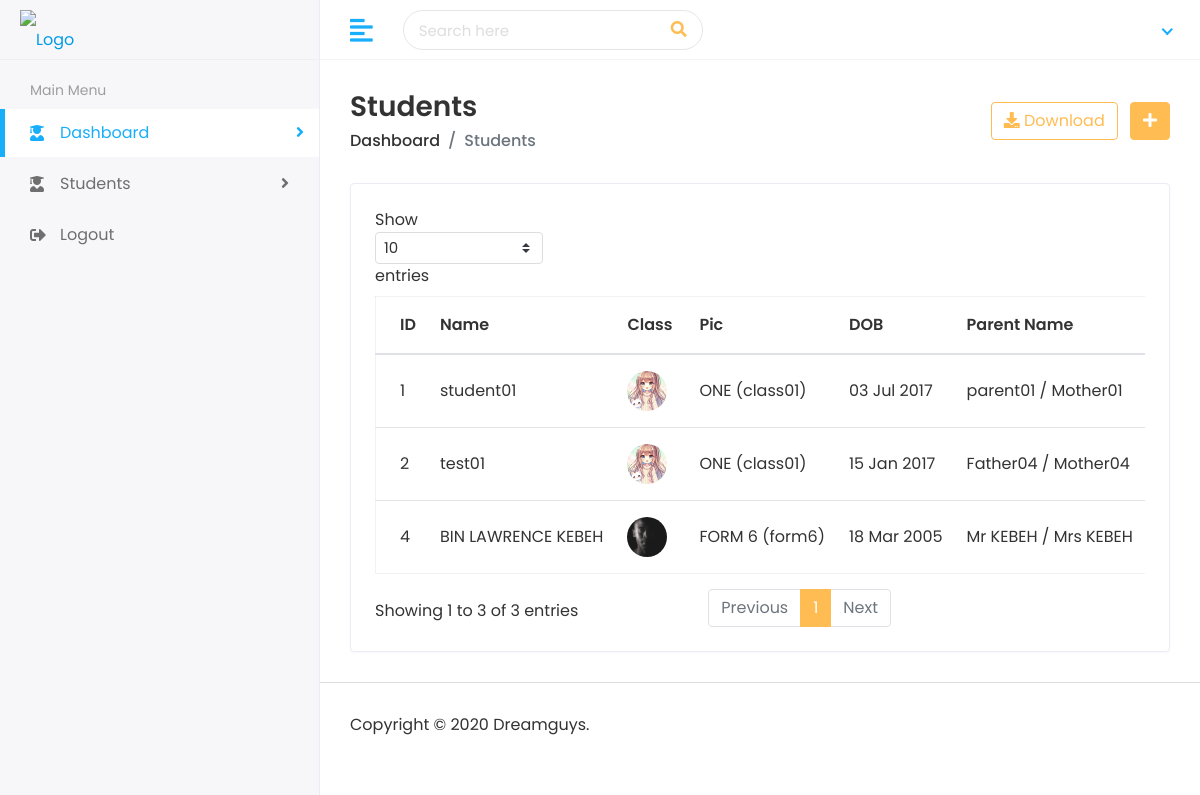
/students/, run on an earlier commit of the app's database.
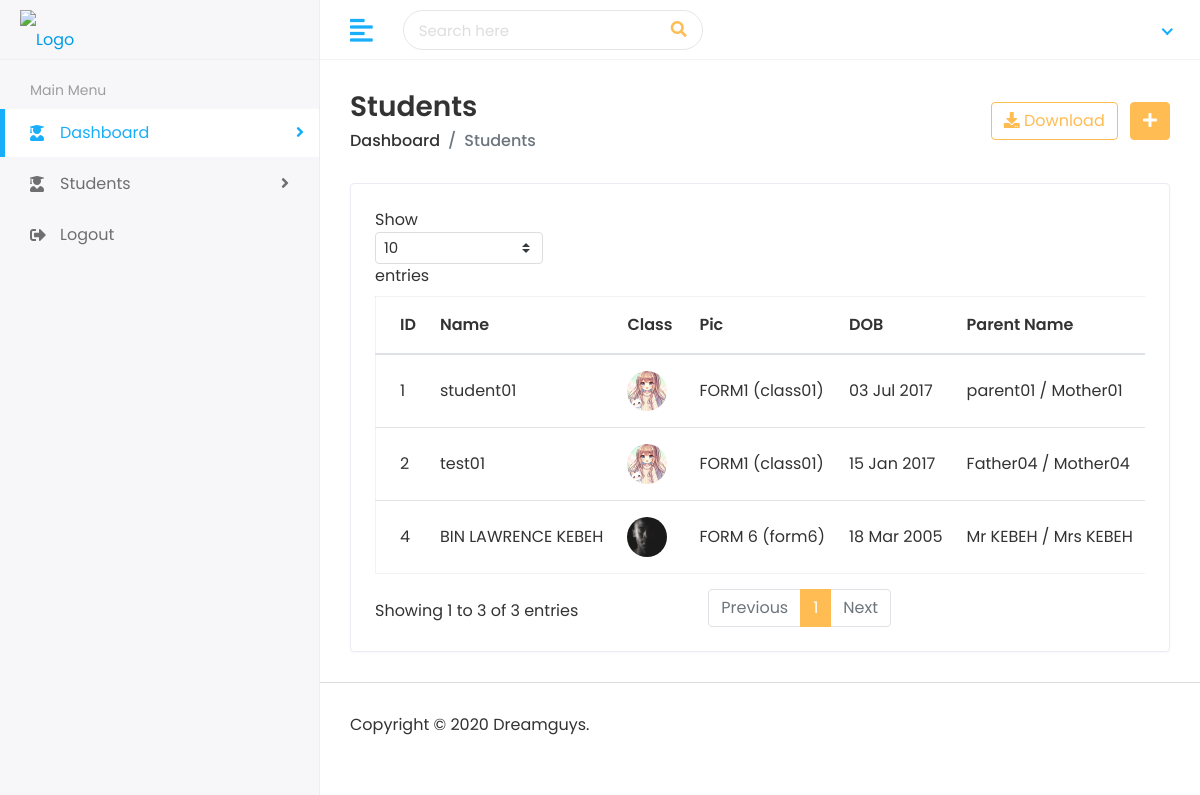
And on a later commit of the database.
### student/models.py (models this page shows, shortened)
class Student(models.Model):
    name                = models.TextField( null=True, blank=True)
    student_uid         = models.CharField(max_length=100, unique=True,null=True, blank=True)
    gender              = models.CharField(max_length=100, choices=[('Male','Male'), ('Female', 'Female')])
    date_of_birth       = models.DateField()
    student_class       = models.ForeignKey(ClassRoom, on_delete=models.CASCADE)
    religion            = models.CharField(max_length=100, null=True, blank=True)
    joining_date        = models.DateField()
    mobile_number       = models.CharField(max_length=15, null=True, blank=True)
    admission_number    = models.CharField(max_length=15)
    section             = models.CharField(max_length=100)
    student_image       = models.ImageField(upload_to='student/img/', blank=True)
    parent              = models.ForeignKey(Parent, on_delete=models.CASCADE)
    slug                = models.SlugField(max_length=255, unique=True, blank=True)
    added_by            = models.CharField(max_length=100, null=True)
    modified_by         = models.CharField(max_length=100, null=True, blank=True)
    is_actif            = models.BooleanField(default=True)
    created_on          = models.DateTimeField(auto_now_add=True)
    updated_on          = models.DateTimeField(auto_now=True)

class Parent(models.Model):
    father_name             = models.CharField(max_length=250, null=True, blank=True)
    father_occupation       = models.CharField(max_length=250, null=True, blank=True)
    father_mobile           = models.CharField(max_length=100, unique=True, null=True, blank=True)
    father_email            = models.EmailField(max_length=100,unique=True,  null=True, blank=True)
    mother_name             = models.CharField(max_length=250, null=True, blank=True)
    mother_occupation       = models.CharField(max_length=250, null=True, blank=True)
    mother_mobile           = models.CharField(max_length=100, unique=True, null=True, blank=True)
    mother_email            = models.EmailField(max_length=100, unique=True, null=True, blank=True)
    carer_name              = models.CharField(max_length=250, null=True, blank=True)
    carer_occupation        = models.CharField(max_length=250, null=True, blank=True)
    carer_mobile            = models.CharField(max_length=100, unique=True, null=True, blank=True)
    carer_email             = models.EmailField(max_length=100, unique=True, null=True, blank=True)
    present_address         = models.TextField( null=True, blank=True)
    permanent_address       = models.TextField( null=True)
    added_by                = models.CharField(max_length=100, null=True)
    modified_by             = models.CharField(max_length=100, null=True, blank=True)
    is_actif                = models.BooleanField(default=True)
    created_on              = models.DateTimeField(auto_now_add=True)
    updated_on              = models.DateTimeField(auto_now=True)

### school/models.py (models this page shows, shortened)
class ClassRoom(models.Model):
    class_name              = models.CharField(max_length=250, unique=True,)
    class_code              = models.CharField(max_length=250, unique=True,)
    class_department        = models.CharField(max_length=250, null=True, blank=True)
    other                   = models.CharField(max_length=250, null=True, blank=True)
    added_by                = models.CharField(max_length=100, null=True)
    modified_by             = models.CharField(max_length=100, null=True, blank=True)
    slug                    = models.SlugField(max_length=255, unique=True, blank=True)
    is_actif                = models.BooleanField(default=True)
    created_on              = models.DateTimeField(auto_now_add=True)
    updated_on              = models.DateTimeField(auto_now=True)
    def __str__(self):
        return f"{self.class_name} ({self.class_code})"

### student/views.py (the view)
# urls.py: path('', views.student_list, name="student_list"),
def student_list(request):
    student_list = Student.objects.select_related('parent').all()
    context = {
        'student_list': student_list,
    }
    return render(request, "students/students.html", context)

### templates/students/students.html (shortened to what this page needs)
{% extends 'home/base.html' %}
{% load static %}
{% block body %}
         <div class="page-wrapper">
            <div class="content container-fluid">
               <div class="page-header">
                  <div class="row align-items-center">
                     <div class="col">
                        <h3 class="page-title">Students</h3>
                        <ul class="breadcrumb">
                           <li class="breadcrumb-item"><a href="">Dashboard</a></li>
                           <li class="breadcrumb-item active">Students</li>
                        </ul>
                     </div>
                     <div class="col-auto text-right float-right ml-auto">
                        <a href="#" class="btn btn-outline-primary mr-2"><i class="fas fa-download"></i> Download</a>
                        <a href="{% url 'add_student' %}" class="btn btn-primary"><i class="fas fa-plus"></i></a>
                     </div>
                  </div>
               </div>
               <div class="row">
                  <div class="col-sm-12">
                     <div class="card card-table">
                        <div class="card-body">
                           <div class="table-responsive">
                              <table class="table table-hover table-center mb-0 datatable">
                                 <thead>
                                    <tr>
                                       <th>ID</th>
                                       <th>Name</th>
                                       <th>Class</th>
                                       <th>Pic</th>
                                       <th>DOB</th>
                                       <th>Parent Name</th>
                                    </tr>
                                 </thead>
                                 <tbody>
                                    {% for student in student_list %}
                                    <tr>
                                       <td>{{ student.id}}</td>
                                       <td>{{ student.name}}</td>
                                       <td>
                                          <h2 class="table-avatar">
                                             <a href="{% url 'view_student' student.id %}" class="avatar avatar-sm mr-2"><img class="avatar-img rounded-circle" src="{{ student.student_image.url }}" alt="User Image"></a>
                                          </h2>
                                       </td>
                                       <td>{{ student.student_class }}</td>
                                       <td>{{ student.date_of_birth|date:"d M Y" }}</td>
                                       {% if father_name == '' %}
                                       <td>{{ student.parent.carer_name }}</td>
                                       {% else %}
                                       <td>{{ student.parent.father_name }} / {{ student.parent.mother_name }}</td>
                                       {% endif %}
                                    </tr>
                                    {% endfor %}
                                 </tbody>
                              </table>
                           </div>
                        </div>
                     </div>
                  </div>
               </div>
            </div>
            <footer>
               <p>Copyright © 2020 Dreamguys.</p>
            </footer>
         </div>
      </div>
   </body>
</html>
{% endblock %}

What changed in the data, as far as the page shows it:
changed through a linked row, Student "student01": student_class "ONE (class01)" → "FORM1 (class01)"
changed through a linked row, Student "test01": student_class "ONE (class01)" → "FORM1 (class01)"
